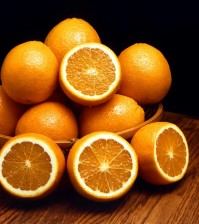
#> input picture image3sm.jpg, 199 x 224 px, given in place of the camera
$ python motion_detector3.py   (Python 2 division)   (older library calls are emulated)
#> lines starting #> are read from the running program, lines starting #| are printed output that depends on the picture; after the words box and inside, x2 and y2 are one past the last pixel; in counts of white or black regions, pixels touching at a corner belong together
#!/usr/bin/env python

'''
SYNOPSIS

    movement.py [-h,--help] [-v,--verbose] [--version]

DESCRIPTION

    This is a tool that will watch the output of a video camera. It will
    highlight any movement that it sees. It also detects the relative amount of
    motion and stillnes and indicates significant changes on stdout.
    During period of movement the individual camera frames will be saved.

    THIS IS A ROUGH DRAFT, BUT EVERYTHING WORKS.

    On OS X:
        brew tap homebrew/science
        brew install opencv  # or, "brew install opencv --env=std"
        export PYTHONPATH=/usr/local/lib/python2.7/site-packages:${PYTHONPATH}

    Video playback on OS X:
        brew install mplayer  # takes a long time (~ 5 minutes)
        brew install mencoder
        mplayer -vo corevideo "mf://movement*.png" -mf type=png:fps=30 -loop 0

    Video encoding on OS X:
        mencoder "mf://*.png" -mf type=png:fps=25 -ovc lavc -lavcopts vcodec=mpeg4 -o output.mov

    This docstring will be printed by the script if there is an error or
    if the user requests help (-h or --help).

EXAMPLES

    The following are some examples of how to use this script.
    $ movement.py --version
    1

EXIT STATUS

    This exits with status 0 on success and 1 otherwise.
    This exits with a status greater than 1 if there was an
    unexpected run-time error.

AUTHOR

    Noah Spurrier <noah@noah.org>

LICENSE

    This license is approved by the OSI and FSF as GPL-compatible.
        http://opensource.org/licenses/isc-license.txt

    Copyright (c) 2015, Noah Spurrier
    PERMISSION TO USE, COPY, MODIFY, AND/OR DISTRIBUTE THIS SOFTWARE FOR ANY
    PURPOSE WITH OR WITHOUT FEE IS HEREBY GRANTED, PROVIDED THAT THE ABOVE
    COPYRIGHT NOTICE AND THIS PERMISSION NOTICE APPEAR IN ALL COPIES.
    THE SOFTWARE IS PROVIDED "AS IS" AND THE AUTHOR DISCLAIMS ALL WARRANTIES
    WITH REGARD TO THIS SOFTWARE INCLUDING ALL IMPLIED WARRANTIES OF
    MERCHANTABILITY AND FITNESS. IN NO EVENT SHALL THE AUTHOR BE LIABLE FOR
    ANY SPECIAL, DIRECT, INDIRECT, OR CONSEQUENTIAL DAMAGES OR ANY DAMAGES
    WHATSOEVER RESULTING FROM LOSS OF USE, DATA OR PROFITS, WHETHER IN AN
    ACTION OF CONTRACT, NEGLIGENCE OR OTHER TORTIOUS ACTION, ARISING OUT OF
    OR IN CONNECTION WITH THE USE OR PERFORMANCE OF THIS SOFTWARE.

VERSION

    Version 3
'''

__version__ = 'Version 3'
__date__ = '2015-05-01 15:46:55:z'
__author__ = 'Noah Spurrier <noah@noah.org>'

import sys
import os
import optparse
import time
import cv2
import numpy
import sys
import time
#from pexpect import run, spawn

DELTA_COUNT_THRESHOLD = 20000

def delta_images(t0, t1, t2):
    d1 = cv2.absdiff(t2, t0)
    return d1

for cn in range(0,3):
    cam = cv2.VideoCapture(cn)
    if cam.isOpened():
        break
if not cam.isOpened():
    sys.stderr.write('ERROR: Did not open a camera.\n')
    sys.exit(1)
print ("Running with camera number %d." % cn)
print type(cam)
print str(cam)

# set camera image rez
cam_w, cam_h = 960,540
cam.set(3,cam_w)
cam.set(4,cam_h)

winName = "image diff"
cv2.namedWindow(winName, cv2.CV_WINDOW_AUTOSIZE)

# Fill the queue.
t_minus = cam.read()[1]
#> t_minus is the input picture: shape (224, 199, 3); mean B, G, R 24.5, 79.4, 134
t_now = cam.read()[1]
t_plus = cam.read()[1]
t_now = cv2.resize(t_now, (cam_w, cam_h))
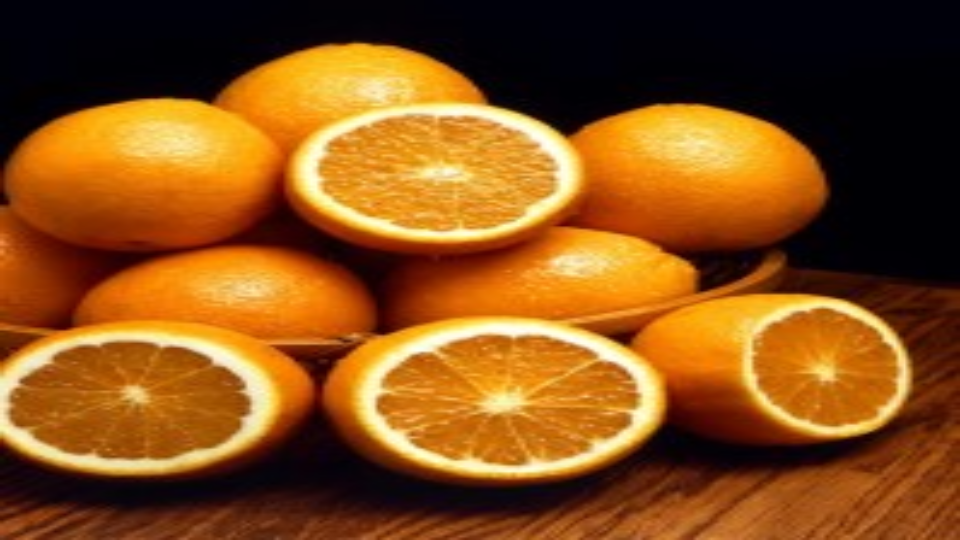
#> t_now: shape (540, 960, 3); mean B, G, R 24.4, 79.3, 133.9
t_minus = cv2.resize(t_minus, (cam_w, cam_h))
t_plus = cv2.resize(t_plus, (cam_w, cam_h))

delta_count_last = 1
response = [0]*6


start_time = time.time()
record_video_state = False

while True:

    delta_view = delta_images(t_minus, t_now, t_plus)
#> in delta_images, `d1 = cv2.absdiff(t2, t0)`: d1: shape (540, 960, 3); every value is 0
    retval, delta_view = cv2.threshold(delta_view, 16, 255, 3)
    cv2.normalize(delta_view, delta_view, 0, 255, cv2.NORM_MINMAX)
    img_count_view = cv2.cvtColor(delta_view, cv2.COLOR_RGB2GRAY)
#> img_count_view: shape (540, 960); every value is 0
    delta_count = cv2.countNonZero(img_count_view)
#> delta_count = 0
    delta_view = cv2.flip(delta_view, 1)

    response[0] = 'last: {:07d} '.format(delta_count_last)
    response[1] = 'current: {:07d} '.format(delta_count)
    response[2] = 'threshold: {:07d} '.format(DELTA_COUNT_THRESHOLD)
    response[3] = 'size: {:07d} '.format(cam_w * cam_h)
    response[4] = 'ratio: {:05.2f} '.format(1.0 * DELTA_COUNT_THRESHOLD/(cam_w * cam_h)*100.0)
    response[5] = 'detect: {} '.format(record_video_state)

    for i in range(0,len(response)):
        cv2.putText(delta_view, response[i], (5, i*15+15), cv2.FONT_HERSHEY_PLAIN, 1.0, (255,255,255))
#> this loop made 6 passes
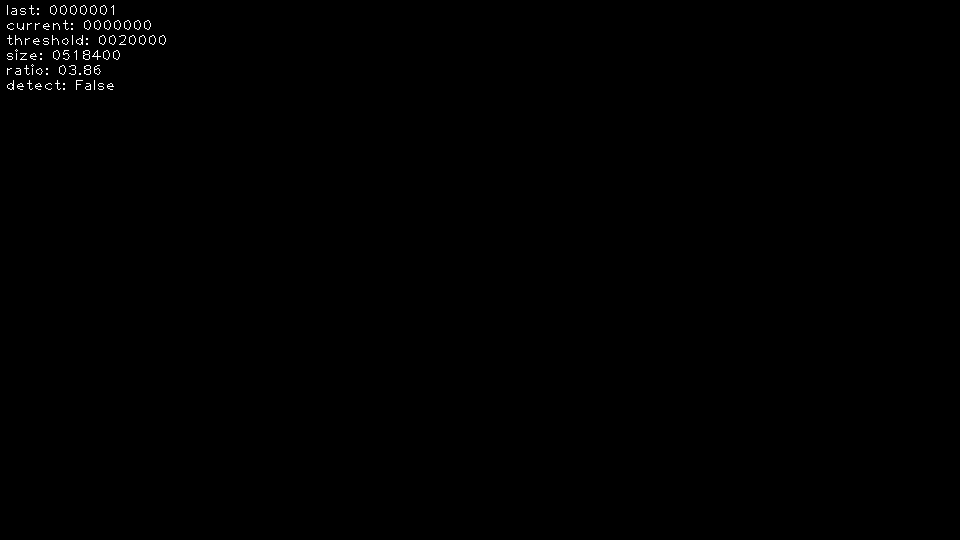
#> delta_view: shape (540, 960, 3); 0.28% white in thin lines or dots, all inside (x1, y1, x2, y2) = (7, 5, 166, 90)
    cv2.imshow(winName, delta_view)

    ''
#    if delta_count_last != 0 or delta_count != 0:
#        print("%d\n"%(delta_count))
    if (delta_count_last < DELTA_COUNT_THRESHOLD and delta_count >= DELTA_COUNT_THRESHOLD):
        record_video_state = True
        print 'MOVEMENT'

    elif delta_count_last >= DELTA_COUNT_THRESHOLD and delta_count < DELTA_COUNT_THRESHOLD:
        record_video_state = False

    #if record_video_state == True:
        # return new camera image
        # delta_view

    #print '{}'.format(time.time())

    # update frame buffer

    now=time.time()
    delta_count_last = delta_count
#> delta_count_last = 0

    # move images through the queue.
    t_minus = t_now
    t_now = t_plus
    t_plus = cam.read()[1]
    t_plus = cv2.blur(t_plus,(8,8))
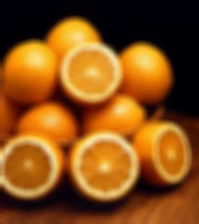
#> t_plus: shape (224, 199, 3); mean B, G, R 24.5, 79.4, 133.9
    t_plus = cv2.resize(t_plus, (cam_w, cam_h))
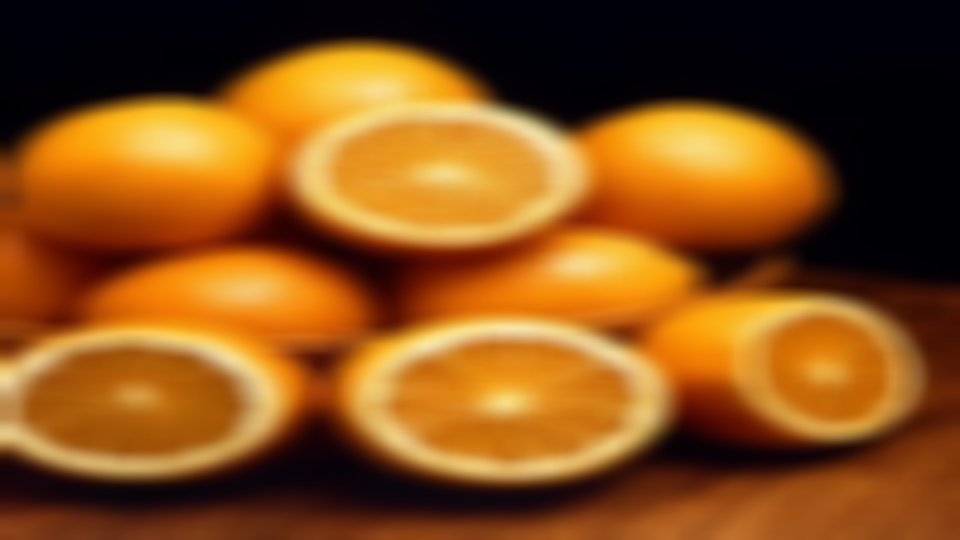
#> t_plus: shape (540, 960, 3); mean B, G, R 24.4, 79.3, 133.8

    # Wait up to 10ms for a key press.
    # If the key is the ESC or 'q' then quit.
    key = cv2.waitKey(10)
#> (key q is pressed here)
    if key == 0x1b or key == ord('q'):
        cv2.destroyWindow(winName)
        break
    elif key == 43:
        DELTA_COUNT_THRESHOLD += 100
    elif key == 45:
        DELTA_COUNT_THRESHOLD -= 100
        if DELTA_COUNT_THRESHOLD < 1:
            DELTA_COUNT_THRESHOLD = 0
    print DELTA_COUNT_THRESHOLD

$ run again, on cat.jpg
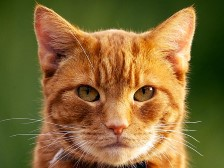
#> input picture cat.jpg, 224 x 168 px, given in place of the camera
#> t_minus is the input picture: shape (168, 224, 3); mean B, G, R 54.9, 106.6, 131.2
#> `t_now = cv2.resize(t_now, (cam_w, cam_h))`:
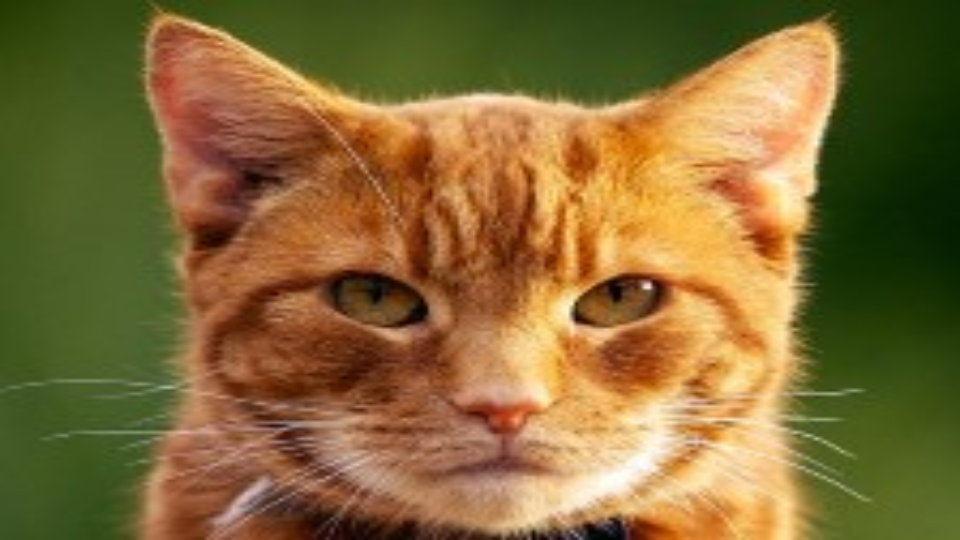
#> t_now: shape (540, 960, 3); mean B, G, R 54.8, 106.5, 131.1
#> d1: shape (540, 960, 3); every value is 0
#> img_count_view: shape (540, 960); every value is 0
#> delta_count = 0
#> the loop `for i in range(0,len(response)):` made 6 passes
#> `t_plus = cv2.resize(t_plus, (cam_w, cam_h))`:
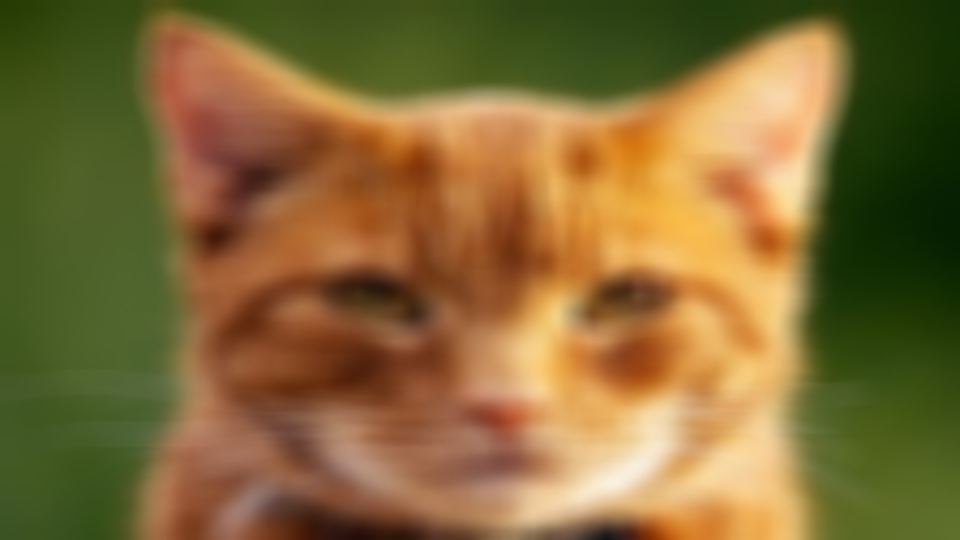
#> t_plus: shape (540, 960, 3); mean B, G, R 54.9, 106.6, 131.1

$ run again, on clock1.jpg
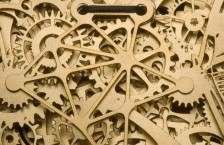
#> input picture clock1.jpg, 224 x 145 px, given in place of the camera
#> t_minus is the input picture: shape (145, 224, 3); mean B, G, R 96.2, 143.9, 172
#> `t_now = cv2.resize(t_now, (cam_w, cam_h))`:
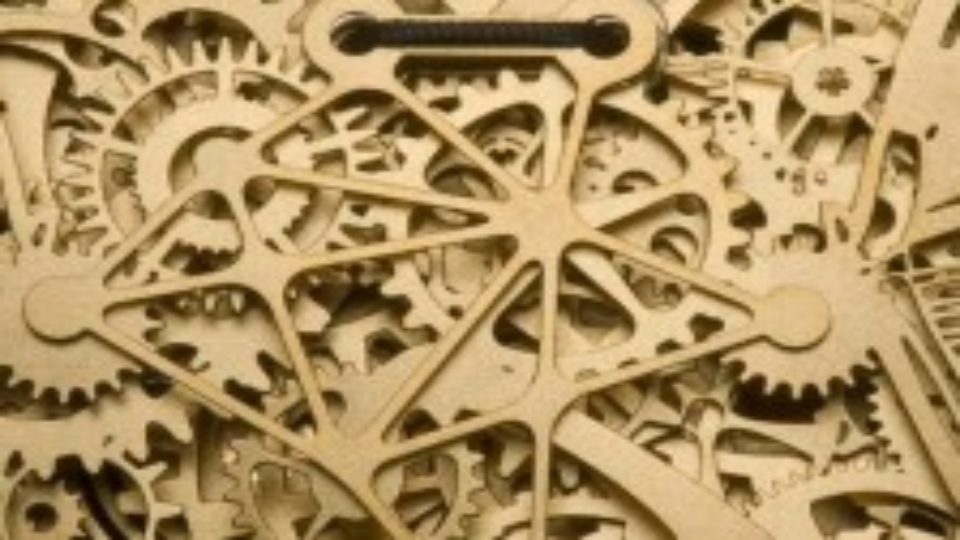
#> t_now: shape (540, 960, 3); mean B, G, R 96.1, 143.8, 171.9
#> d1: shape (540, 960, 3); every value is 0
#> img_count_view: shape (540, 960); every value is 0
#> delta_count = 0
#> the loop `for i in range(0,len(response)):` made 6 passes
#> `t_plus = cv2.resize(t_plus, (cam_w, cam_h))`:
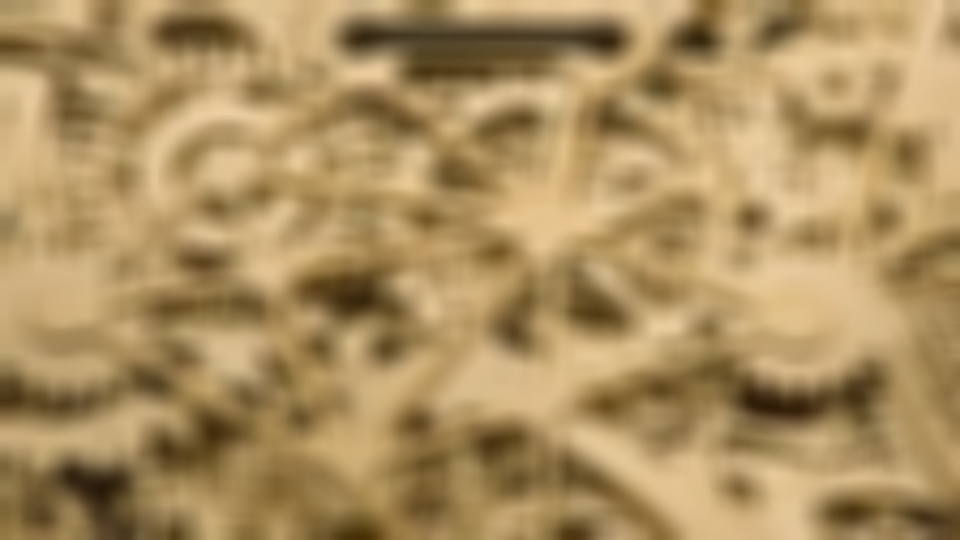
#> t_plus: shape (540, 960, 3); mean B, G, R 96.2, 144, 172
